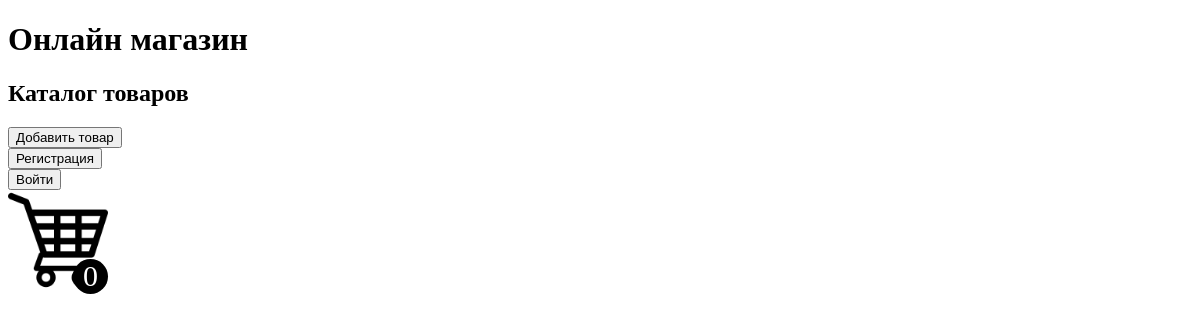
Before: / with the older database file.
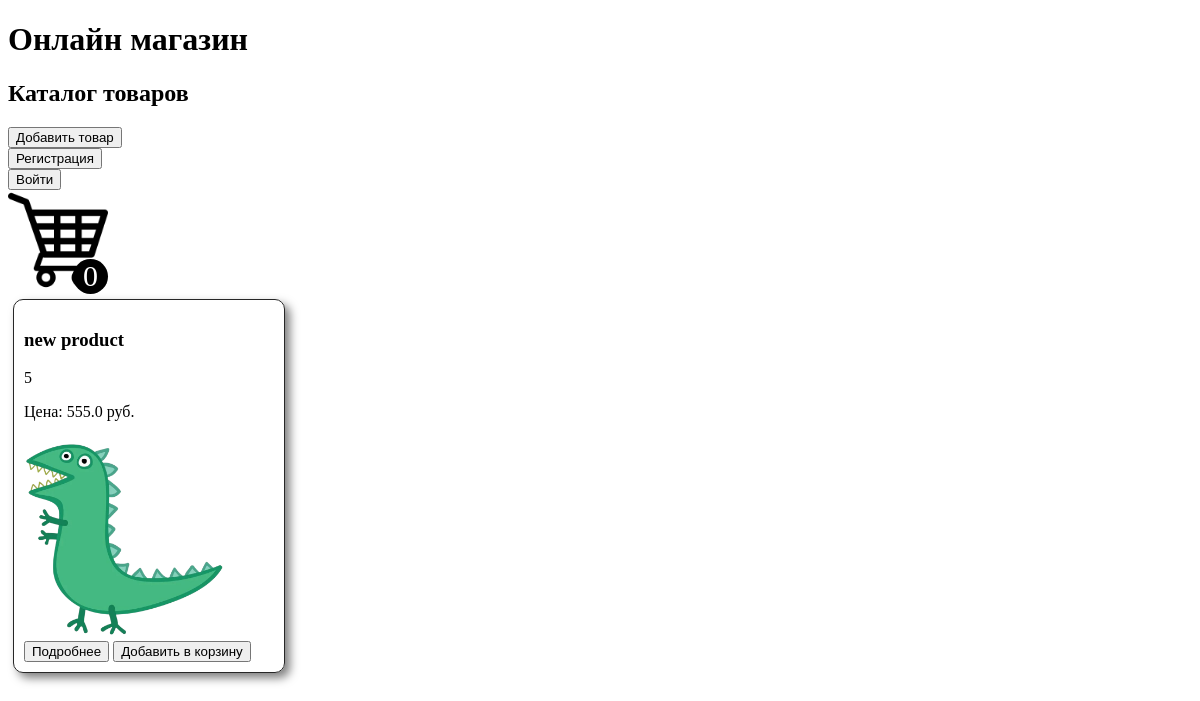
After: the same page with the newer database file.
### tables this page shows
CREATE TABLE products (
                   id INTEGER PRIMARY KEY AUTOINCREMENT,
                   name TEXT NOT NULL,
                   price REAL NOT NULL,
                   type_products INTEGER,
                   description TEXT DEFAULT "",
                   image TEXT DEFAULT "",
                   FOREIGN KEY (type_products) REFERENCES Type_products(id)
    
            );

### app.py (the view)
@app.route("/")
def index():
    products = database.get_products()
    cart = session.get("cart", {})
    cart = database.validate_cart(cart)
    cart_count = len(cart)
    return render_template("index.html", products=products, cart=cart, cart_count=cart_count)

### database.py (called while the page is built)
def get_products():
    conn = sqlite3.connect("shop.db")
    cursor = conn.cursor()
    cursor.execute("SELECT * FROM products")
    products = cursor.fetchall()
    conn.close()
    return products

def validate_cart(cart):
    conn = sqlite3.connect("shop.db")
    cursor = conn.cursor()
    ids = list(cart.keys())
    for i in ids:
        cursor.execute("SELECT * FROM products WHERE id=?", (int(i),))
        product = cursor.fetchone()
        if not product:
            del cart[i]
    return cart

### templates/index.html (shortened to what this page needs)
<!DOCTYPE html>
<html lang="en">
<head>
    <link rel="stylesheet" href="{{ url_for('static', filename='css/style.css') }}">
</head>
<body>
    <h1>Онлайн магазин</h1>
    <h2>Каталог товаров</h2>
    <div>
        <a href="{{ url_for('add_product') }}"><button>Добавить товар</button></a>
    </div>
    <div>
        <a href="{{ url_for('regster_page') }}"><button>Регистрация</button></a>
    </div>
    <div>
        <a href="{{ url_for('login_page') }}"><button>Войти</button></a>
    </div>
    <div class="cart-img">
        <a href="{{ url_for('cart') }}">
        <img src="{{ url_for('static', filename='img/basket.png') }}" alt="" width="100">
        </a>
    </div>
    <div class="products">
        {% for product in products %}
            <div class="product">
                <h3>{{ product[1] }}</h3>
                <p>{{ product[3] }}</p>
                <p>Цена: {{ product[2] }} руб.</p>
                {% if product[5] %}
                    <img src="{{ product[5] }}" width="200">
                {% endif %}
                <a href="{{ url_for('product', product_id=product[0]) }}"><button>Подробнее</button></a>
                <a href="{{ url_for('add_to_cart', product_id=product[0]) }}"><button>Добавить в корзину</button></a>
            </div>
        {% endfor %}
    </div>
</body>
</html>

### static/css/style.css (style rules this page uses)
.products { display: flex; flex-wrap: wrap; gap: 20px; }
.product { border: 1px solid #272727; padding: 10px; width: 250px; margin: 5px; border-radius: 10px; box-shadow: 5px 5px 10px rgba(0, 0, 0, 0.5); }

Changed rows visible on the page:
added products: name "new product", type_products "5", price "555.0"
